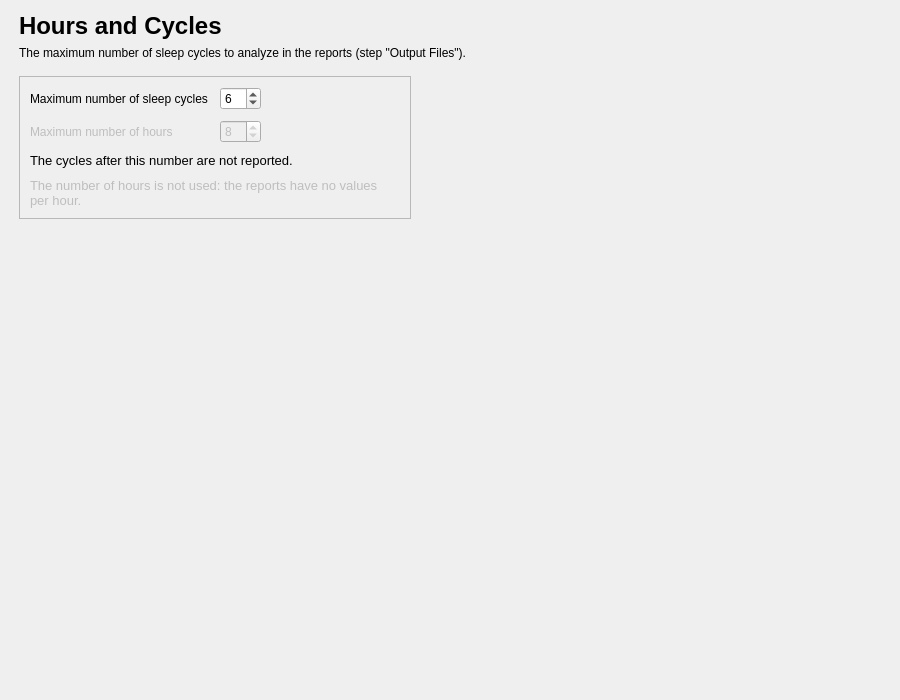
<?xml version="1.0" encoding="UTF-8"?>
<ui version="4.0">
 <class>HoursCyclesStep</class>
 <widget class="QWidget" name="HoursCyclesStep">
  <property name="geometry">
   <rect>
    <x>0</x>
    <y>0</y>
    <width>900</width>
    <height>700</height>
   </rect>
  </property>
  <property name="windowTitle">
   <string />
  </property>
  <layout class="QVBoxLayout" name="verticalLayout">
   <property name="leftMargin">
    <number>19</number>
   </property>
   <property name="topMargin">
    <number>12</number>
   </property>
   <property name="rightMargin">
    <number>19</number>
   </property>
   <property name="bottomMargin">
    <number>12</number>
   </property>
   <item>
    <layout class="QHBoxLayout" name="content_row" stretch="1,0">
     <property name="leftMargin">
      <number>0</number>
     </property>
     <property name="topMargin">
      <number>0</number>
     </property>
     <property name="rightMargin">
      <number>0</number>
     </property>
     <property name="bottomMargin">
      <number>0</number>
     </property>
     <item>
      <widget class="QWidget" name="content_widget" native="true">
       <property name="maximumSize">
        <size>
         <width>800</width>
         <height>16777215</height>
        </size>
       </property>
       <layout class="QVBoxLayout" name="content_layout">
        <property name="spacing">
         <number>16</number>
        </property>
        <property name="leftMargin">
         <number>0</number>
        </property>
        <property name="topMargin">
         <number>0</number>
        </property>
        <property name="rightMargin">
         <number>0</number>
        </property>
        <property name="bottomMargin">
         <number>0</number>
        </property>
        <item>
         <layout class="QVBoxLayout" name="header_layout">
          <property name="spacing">
           <number>6</number>
          </property>
          <item>
           <widget class="QLabel" name="title_label">
            <property name="font">
             <font>
              <pointsize>18</pointsize>
              <bold>true</bold>
             </font>
            </property>
            <property name="text">
             <string>Hours and Cycles</string>
            </property>
           </widget>
          </item>
          <item>
           <widget class="QLabel" name="subtitle_label">
            <property name="text">
             <string>The maximum number of sleep cycles to analyze in the reports (step "Output Files").</string>
            </property>
            <property name="wordWrap">
             <bool>true</bool>
            </property>
            <property name="variant" stdset="0">
             <string notr="true">help</string>
            </property>
           </widget>
          </item>
         </layout>
        </item>
        <item>
         <layout class="QHBoxLayout" name="limits_row" stretch="1,0,1">
          <property name="spacing">
           <number>16</number>
          </property>
          <item>
           <widget class="QFrame" name="limits_card">
            <property name="frameShape">
             <enum>QFrame::Shape::StyledPanel</enum>
            </property>
            <property name="frameShadow">
             <enum>QFrame::Shadow::Raised</enum>
            </property>
            <layout class="QVBoxLayout" name="limits_card_layout">
             <property name="spacing">
              <number>10</number>
             </property>
             <property name="leftMargin">
              <number>10</number>
             </property>
             <property name="topMargin">
              <number>10</number>
             </property>
             <property name="rightMargin">
              <number>10</number>
             </property>
             <property name="bottomMargin">
              <number>10</number>
             </property>
             <item>
              <layout class="QGridLayout" name="limits_grid">
               <property name="horizontalSpacing">
                <number>12</number>
               </property>
               <property name="verticalSpacing">
                <number>10</number>
               </property>
               <item row="0" column="0">
                <widget class="QLabel" name="label_2">
                 <property name="text">
                  <string>Maximum number of sleep cycles</string>
                 </property>
                </widget>
               </item>
               <item row="0" column="1">
                <widget class="QSpinBox" name="spinBox_cycles">
                 <property name="minimum">
                  <number>1</number>
                 </property>
                 <property name="maximum">
                  <number>12</number>
                 </property>
                 <property name="value">
                  <number>6</number>
                 </property>
                </widget>
               </item>
               <item row="1" column="0">
                <widget class="QLabel" name="label">
                 <property name="text">
                  <string>Maximum number of hours</string>
                 </property>
                 <property name="enabled">
                  <bool>false</bool>
                 </property>
                </widget>
               </item>
               <item row="1" column="1">
                <widget class="QSpinBox" name="spinBox_hours">
                 <property name="enabled">
                  <bool>false</bool>
                 </property>
                 <property name="minimum">
                  <number>1</number>
                 </property>
                 <property name="maximum">
                  <number>48</number>
                 </property>
                 <property name="value">
                  <number>8</number>
                 </property>
                </widget>
               </item>
               <item row="0" column="3">
                <spacer name="limits_grid_spacer">
                 <property name="orientation">
                  <enum>Qt::Orientation::Horizontal</enum>
                 </property>
                 <property name="sizeHint" stdset="0">
                  <size>
                   <width>40</width>
                   <height>20</height>
                  </size>
                 </property>
                </spacer>
               </item>
              </layout>
             </item>
             <item>
              <widget class="QLabel" name="label_4">
               <property name="font">
                <font>
                 <pointsize>10</pointsize>
                </font>
               </property>
               <property name="text">
                <string>The cycles after this number are not reported.</string>
               </property>
               <property name="wordWrap">
                <bool>true</bool>
               </property>
               <property name="variant" stdset="0">
                <string notr="true">help</string>
               </property>
              </widget>
             </item>
             <item>
              <widget class="QLabel" name="label_3">
               <property name="font">
                <font>
                 <pointsize>10</pointsize>
                </font>
               </property>
               <property name="text">
                <string>The number of hours is not used: the reports have no values per hour.</string>
               </property>
               <property name="wordWrap">
                <bool>true</bool>
               </property>
               <property name="variant" stdset="0">
                <string notr="true">help</string>
               </property>
               <property name="enabled">
                <bool>false</bool>
               </property>
              </widget>
             </item>
            </layout>
           </widget>
          </item>
          <item>
           <spacer name="limits_row_gap">
            <property name="orientation">
             <enum>Qt::Orientation::Horizontal</enum>
            </property>
            <property name="sizeType">
             <enum>QSizePolicy::Policy::Fixed</enum>
            </property>
            <property name="sizeHint" stdset="0">
             <size>
              <width>16</width>
              <height>20</height>
             </size>
            </property>
           </spacer>
          </item>
          <item>
           <spacer name="limits_row_spacer">
            <property name="orientation">
             <enum>Qt::Orientation::Horizontal</enum>
            </property>
            <property name="sizeHint" stdset="0">
             <size>
              <width>40</width>
              <height>20</height>
             </size>
            </property>
           </spacer>
          </item>
         </layout>
        </item>
       </layout>
      </widget>
     </item>
     <item>
      <spacer name="content_spacer">
       <property name="orientation">
        <enum>Qt::Orientation::Horizontal</enum>
       </property>
       <property name="sizeHint" stdset="0">
        <size>
         <width>40</width>
         <height>20</height>
        </size>
       </property>
      </spacer>
     </item>
    </layout>
   </item>
   <item>
    <spacer name="verticalSpacer">
     <property name="orientation">
      <enum>Qt::Orientation::Vertical</enum>
     </property>
     <property name="sizeHint" stdset="0">
      <size>
       <width>40</width>
       <height>20</height>
      </size>
     </property>
    </spacer>
   </item>
  </layout>
 </widget>
 <resources>
  <include location="../../../../../snooz-toolbox/src/main/python/ui/themes/themes.qrc" />
 </resources>
 <connections />
</ui>
